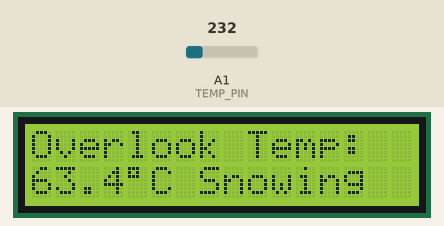
Bench run of a sketch on a simulated Arduino Uno R4 WiFi. On the bench: 16×2 character LCD. The inputs (shaded band) are chosen by the test bench; at power-on: A1 (TEMP_PIN) = 232. WiFi joins after 1.5 s; servers stay silent unless stated; random numbers use the default seed unless the sketch sets one; no MQTT or app messages arrive unless stated; what the sketch prints to the serial monitor is not drawn.

Above: at 2.8 s.
2.9 s: A1 (TEMP_PIN) set to 250
At 4.3 s:
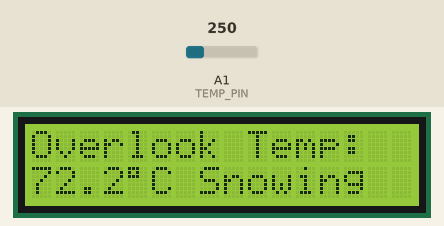
5.2 s: A1 (TEMP_PIN) set to 266
At 6.9 s:
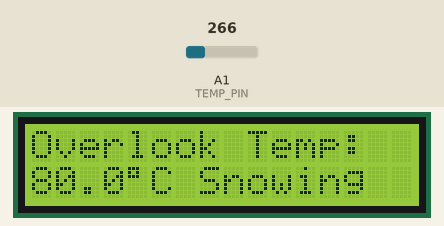
7.2 s: A1 (TEMP_PIN) set to 290
At 8.6 s:
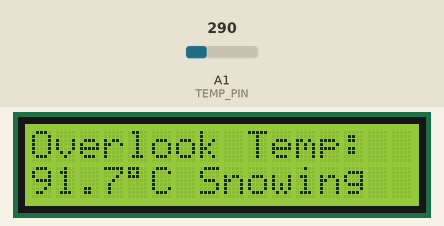
Timing chart, 0 to 10.2 s (numbered marks = the images above; inputs shaded):
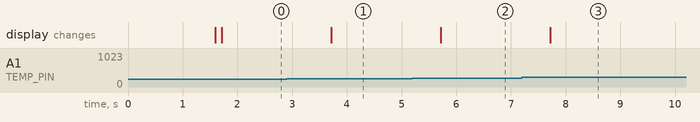

The sketch:

SHINING_S3_Snowstorm_Temp.ino
```cpp
// =====================================================================
// แนวข้อสอบ The Shining  S3 : พายุหิมะ / เขาวงกตต้นไม้ที่หนาวจนแข็ง (เดา · แบบ Final 68 ข้อ 3)
// อ่านเซ็นเซอร์อุณหภูมิ -> publish ค่า °C ไปที่ student_id/temp ทุก 1 วินาที
// และ publish สถานะไปที่ student_id/weather
//   ต่ำกว่า COLD_C  -> "Frozen"   (Jack แข็งในเขาวงกต)
//   ตั้งแต่ COLD_C   -> "Snowing"
// LCD (ถ้าต่อ): บรรทัด 1 "Overlook Temp:" บรรทัด 2 "27.4 C Snowing"
//
// บอร์ด Arduino UNO R4 WiFi   ไลบรารี: MQTT (MQTTClient.h), LiquidCrystal_I2C
// วงจร MCP9700: VDD -> 5V, Vout -> A1, GND -> GND (ด้านแบนหันเข้าหาตัว)
// =====================================================================

#include <WiFiS3.h>
#include <MQTTClient.h>
#include <Wire.h>
#include <LiquidCrystal_I2C.h>

// ===== แก้ตรงนี้ =====
const char WIFI_SSID[]  = "iphone 80 promax";
const char WIFI_PASSWORD[]  = "88888888";
const String STUDENT_ID = "68070180";
const char MQTT_BROKER_ADRRESS[] = "phycom.it.kmitl.ac.th";
const int   MQTT_PORT = 1883;
const String TOPIC_TEMP_NAME  = "/temp";              // <<< เปลี่ยนตามโจทย์จริง
const String TOPIC_STATE_NAME = "/weather";
const float  COLD_C = 25.0;                           // เกณฑ์ (ห้องแอร์ ~24–27 °C ลองเป่าลม/จับเซ็นเซอร์ทดสอบ)
const int    SENSOR_TYPE = 1;                         // 1 = MCP9700/TMP36, 2 = LM35

const int TEMP_PIN = A1;

LiquidCrystal_I2C lcd(0x27, 16, 2);
WiFiClient network;
MQTTClient mqtt = MQTTClient(256);
String T_TEMP, T_STATE;
unsigned long lastPub = 0;

void lcdLine(int row, String s) {
  lcd.setCursor(0, row);
  while (s.length() < 16) s += ' ';
  lcd.print(s.substring(0, 16));
}

float readTempC() {
  long sum = 0;
  for (int i = 0; i < 10; i++) { sum += analogRead(TEMP_PIN); delay(2); }
  float v = (sum / 10.0) * 5.0 / 1023.0;
  return SENSOR_TYPE == 2 ? v * 100.0 : (v - 0.5) / 0.01;
}

void connectWiFi() {
  lcdLine(0, "WiFi...");
  while (WiFi.begin(WIFI_SSID, WIFI_PASSWORD) != WL_CONNECTED) { Serial.print("."); delay(3000); }
  while (WiFi.localIP() == IPAddress(0, 0, 0, 0)) delay(200);
  Serial.print("WiFi OK, IP = ");
  Serial.println(WiFi.localIP());
}

void connectToMQTT() {
  while (!mqtt.connected()) {
    lcdLine(0, "MQTT...");
    String id = "r4-" + STUDENT_ID + "-" + String(random(0xFFFF), HEX);
    if (mqtt.connect(id.c_str())) { Serial.println("MQTT OK"); lcdLine(0, "Overlook Temp:"); }
    else { Serial.print("MQTT fail err="); Serial.print(mqtt.lastError()); Serial.print(" rc="); Serial.println(mqtt.returnCode()); delay(2000); }
  }
}

void setup() {
  Serial.begin(9600);
  lcd.init();
  lcd.backlight();
  T_TEMP  = STUDENT_ID + TOPIC_TEMP_NAME;
  T_STATE = STUDENT_ID + TOPIC_STATE_NAME;
  connectWiFi();
  randomSeed(micros());
  mqtt.begin(MQTT_BROKER_ADRRESS, MQTT_PORT, network);
  connectToMQTT();
}

void loop() {
  if (WiFi.status() != WL_CONNECTED) connectWiFi();
  if (!mqtt.connected()) connectToMQTT();
  mqtt.loop();

  if (millis() - lastPub >= 1000) {
    lastPub = millis();
    float t = readTempC();
    String state = (t < COLD_C) ? "Frozen" : "Snowing";
    mqtt.publish(T_TEMP.c_str(), String(t, 1).c_str());
    mqtt.publish(T_STATE.c_str(), state.c_str());
    lcdLine(0, "Overlook Temp:");
    lcdLine(1, String(t, 1) + (char)223 + "C " + state);
    Serial.println("[TX] " + T_TEMP + " : " + String(t, 1) + "  " + T_STATE + " : " + state);
  }
}
```

Measured:
- after the input at 2.9 s, the display: changes after 0.82 s (image 1)
- after the input at 5.2 s, the display: changes after 0.52 s (image 2)
- after the input at 7.2 s, the display: changes after 0.52 s (image 3)
